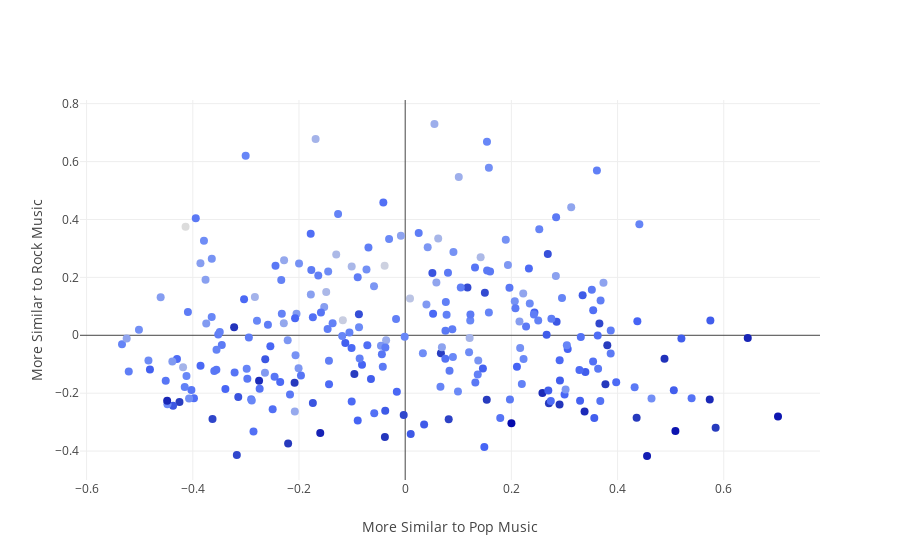

Notebook source saved alongside this figure:
### Markdown cell above
# 2D scatter plot
using a smaller list of variables with principle component analysis. this graph is used to determine how a song fits in two particular genres pop and rock.

### Code cell
chosen = ["energy", "liveness", "tempo", "valence"]
text1 = modSpot["artist"] + " - " + modSpot["song_title"]
text2 = text1.values

# X = data_frame.drop(droppable, axis=1).values
X = modSpot[chosen].values
y = modSpot["loudness"].values

min_max_scaler = MinMaxScaler()
X = min_max_scaler.fit_transform(X)

pca = PCA(n_components=2)
pca.fit(X)

X = pca.transform(X)

fig = {
    "data": [
        {
            "x": X[:, 0],
            "y": X[:, 1],
            "text": text2,
            "mode": "markers",
            "marker": {"size": "8", "color": y}
        }
    ],
    "layout": {
        "xaxis": {"title": "More Similar to Pop Music"},
        "yaxis": {"title": "More Similar to Rock Music"}
    }
}

py.iplot(fig, filename="test-graph2")

### Figure 1 — Plotly figure (JSON) as saved in the notebook; plotly's stock layout.template omitted (floating-point values rounded to 4 significant figures; data arrays with more than 128 entries replaced by an {"elided": "..."} marker saying what was removed)
{"data": [{"marker": {"color": {"elided": "255 float values"}, "size": "8"}, "mode": "markers", "text": {"elided": "255 str values"}, "x": {"elided": "255 float values"}, "y": {"elided": "255 float values"}}], "layout": {"xaxis": {"title": "More Similar to Pop Music"}, "yaxis": {"title": "More Similar to Rock Music"}}}
